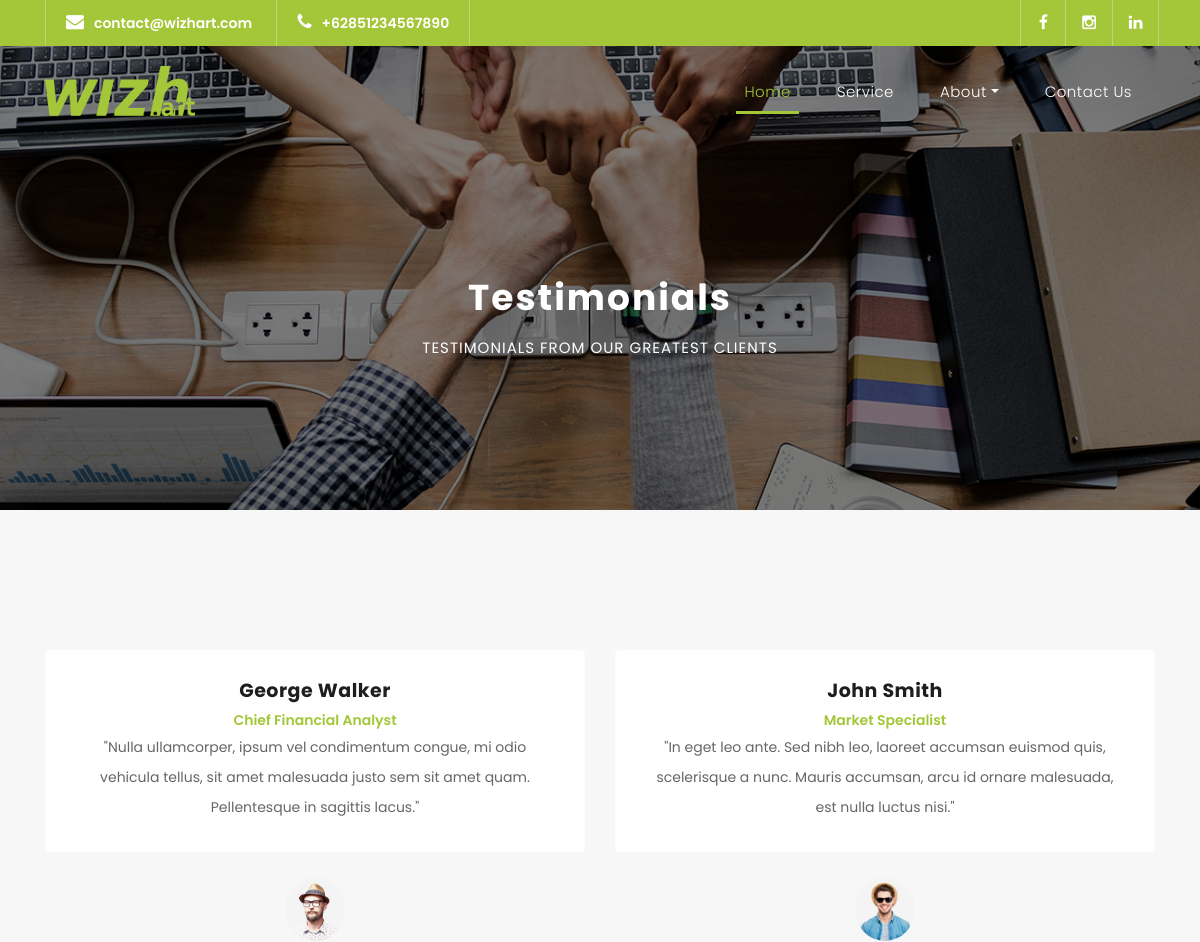
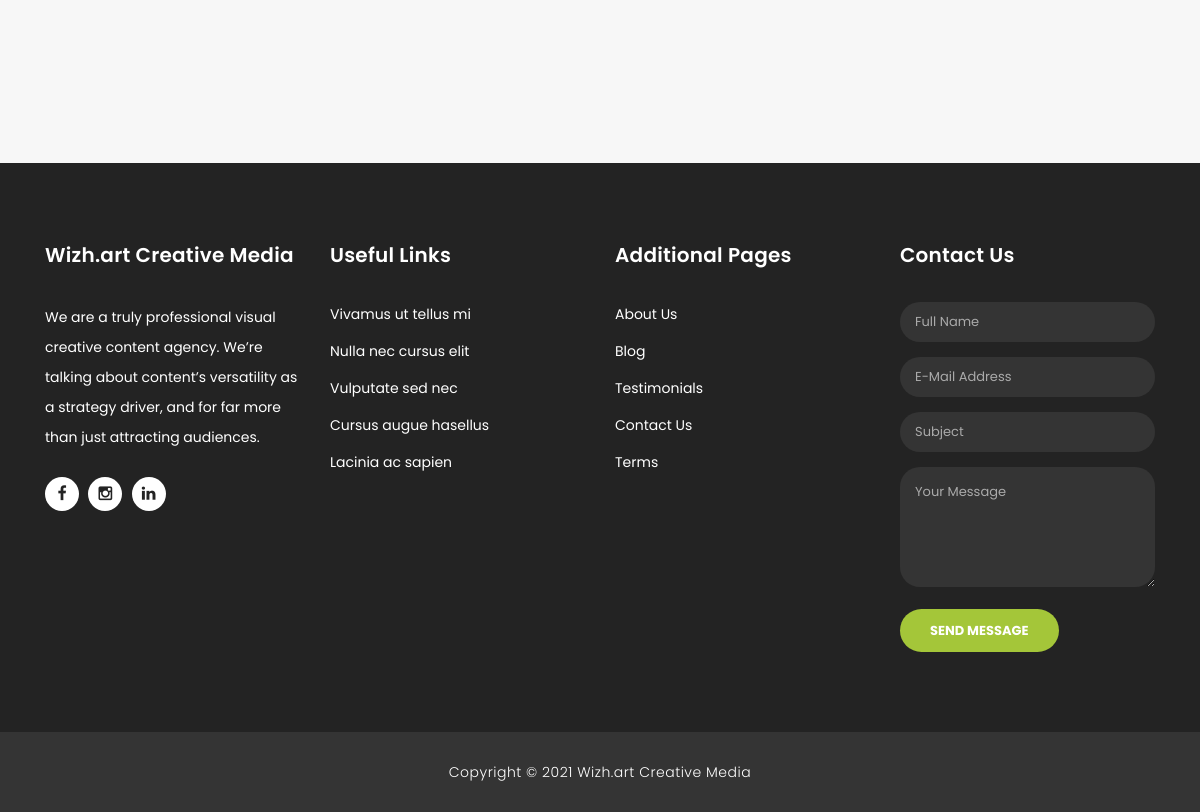
Screenshot of /testimonials.php with the database file from the repository (2 pictures, top to bottom).
### tables this page shows
CREATE TABLE `settings` (
  `id` int(11) NOT NULL,
  `title` varchar(50) NOT NULL,
  `description` text NOT NULL,
  `email` varchar(50) NOT NULL,
  `email_text` varchar(100) NOT NULL,
  `phone` varchar(15) NOT NULL,
  `phone_text` varchar(100) NOT NULL,
  `location` varchar(100) NOT NULL,
  `location_text` varchar(100) NOT NULL,
  `maps` text NOT NULL,
  `facebook` varchar(50) NOT NULL,
  `instagram` varchar(50) NOT NULL,
  `linkedin` varchar(50) NOT NULL
);

CREATE TABLE `testimonials` (
  `id` int(11) NOT NULL,
  `name` varchar(50) NOT NULL,
  `jobs` varchar(100) NOT NULL,
  `message` text NOT NULL,
  `photo` text NOT NULL
);

### includes/config.php (called while the page is built, shortened)
<?php
$dbhost = "localhost";
$dbname = "wizhart";
$dbuser = "root";
$dbpass = "";

### control/includes/mysqlbase.php (called while the page is built, shortened)
<?php
    class MySQLBase {
        protected $connection;
        public function __construct($hostname, $database, $username, $password) {
            $this->connection = new mysqli($hostname, $username, $password, $database);
        }
        public function getAll($tableName) {
            $query = "SELECT * FROM " . $tableName;
            $result = $this->connection->query($query);
            return $result;
        }
        public function getBy($tableName, $keyWhere, $valueWhere) {
            $query = "SELECT * FROM " . $tableName . " WHERE " . $keyWhere . " = " . $valueWhere;
            $result = $this->connection->query($query);
            return $result;
        }
    }

### testimonials.php (the view, shortened to what this page needs)
<!DOCTYPE html>
<html lang="en">
  <head>
    <link href="vendor/bootstrap/css/bootstrap.min.css" rel="stylesheet">
    <link rel="stylesheet" href="assets/css/fontawesome.css">
    <link rel="stylesheet" href="assets/css/style.css">
    <link rel="stylesheet" href="assets/css/owl.css">
  </head>
  <body>
    <?php
      include_once("includes/header.php");
    ?>
    <div class="page-heading header-text">
      <div class="container">
        <div class="row">
          <div class="col-md-12">
            <h1>Testimonials</h1>
            <span>testimonials from our greatest clients</span>
          </div>
        </div>
      </div>
    </div>
    <div class="testimonials" style="margin: 0">
      <div class="container">
        <div class="row">
          <div class="col-md-12">
            <div class="owl-testimonials owl-carousel">
              <?php
                $testimonials = $db->getAll("testimonials");
                foreach ($testimonials as $t) {
              ?>
              <div class="testimonial-item">
                <div class="inner-content">
                  <h4><?= $t['name'] ?></h4>
                  <span><?= $t['jobs'] ?></span>
                  <p>"<?= $t['message'] ?>"</p>
                </div>
                <img src="assets/images/testimonials/<?= $t['photo'] ?>" alt="">
              </div>
              <?php } ?>
            </div>
          </div>
        </div>
      </div>
    </div>
    <?php
      include_once("includes/footer.php");
    ?>
  </body>
</html>

### includes/header.php (shortened to what this page needs)
<?php
    include_once("includes/config.php");
    include_once("control/includes/mysqlbase.php");
    $db = new MySQLBase($dbhost, $dbname, $dbuser, $dbpass);
    $result = $db->getBy("settings", 'id', 1);
    $include = $result->fetch_object();
?>
<div class="sub-header">
    <div class="container">
    <div class="row">
        <div class="col-md-8 col-xs-12">
        <ul class="left-info">
            <li><a target="_BLANK" href="mailto:<?= $include->email ?>"><i class="fa fa-envelope"></i><?= $include->email ?></a></li>
            <li><a target="_BLANK" href="https://wa.me/<?= $include->phone ?>"><i class="fa fa-phone"></i><?= $include->phone ?></a></li>
        </ul>
        </div>
        <div class="col-md-4">
        <ul class="right-icons">
            <li><a href="<?= $include->facebook ?>"><i class="fa fa-facebook"></i></a></li>
            <li><a href="<?= $include->instagram ?>"><i class="fa fa-instagram"></i></a></li>
            <li><a href="<?= $include->linkedin ?>"><i class="fa fa-linkedin"></i></a></li>
        </ul>
        </div>
    </div>
    </div>
</div>
<header class="">
    <nav class="navbar navbar-expand-lg">
    <div class="container">
        <a href="index.php">
            <img src="assets/images/wizh2.png" alt="" style="width:150px">
        </a>
        <div class="collapse navbar-collapse" id="navbarResponsive">
        <ul class="navbar-nav ml-auto">
            <li class="nav-item active">
            <a class="nav-link" href="index.php">Home
            </a>
            </li>
            <li class="nav-item">
            <a class="nav-link" href="jobs.php">Service</a>
            </li>
            <li class="nav-item dropdown">
            <a class="dropdown-toggle nav-link" data-toggle="dropdown" href="#" role="button" aria-haspopup="true" aria-expanded="false">About</a>
            </li>
            <li class="nav-item">
            <a class="nav-link" href="contact.php">Contact Us</a>
            </li>
        </ul>
        </div>
    </div>
    </nav>
</header>

### assets/css/style.css (style rules this page uses)
body { font-family: 'Poppins', sans-serif; overflow-x: hidden; text-rendering: optimizeLegibility; -webkit-font-smoothing: antialiased; -moz-osx-font-smoothing: grayscale; }
p { margin-bottom: 0px; font-size: 14px; color: #666666; line-height: 30px; }
a { text-decoration: none!important; }
ul { padding: 0; margin: 0; list-style: none; }
h1,h2,h3,h4,h5,h6 { margin: 0px; }
.sub-header { background-color: #a4c639; height: 46px; line-height: 46px; }
.sub-header ul li { display: inline-block; }
.sub-header ul.left-info li { border-left: 1px solid rgba(250,250,250,0.3); padding: 0px 20px; }
.sub-header ul.left-info li:last-child { border-right: 1px solid rgba(250,250,250,0.3); }
.sub-header ul.left-info li i { margin-right: 10px; font-size: 18px; }
.sub-header ul.left-info li a { color: #fff; font-size: 14px; font-weight: 600; }
.sub-header ul.right-icons { float: right; }
.sub-header ul.right-icons li { margin-right: -4px; width: 46px; display: inline-block; text-align: center; border-right: 1px solid rgba(250,250,250,0.3); }
.sub-header ul.right-icons li:first-child { border-left: 1px solid rgba(250,250,250,0.3); }
.sub-header ul.right-icons li a { color: #fff; transition: all 0.3s; }
header { position: absolute; z-index: 99999; width: 100%; background-color: transparent!important; height: 80px; -webkit-transition: all 0.3s ease-in-out 0s; -moz-transition: all 0.3s ease-in-out 0s; -o-transition: all 0.3s ease-in-out 0s; transition: all 0.3s ease-in-out 0s; }
header .navbar { padding: 20px 0px; }
#navbarResponsive { z-index: 999; }
.navbar-collapse { text-align: center; }
.navbar .navbar-nav .nav-item { margin: 0px 15px; }
.navbar .navbar-nav a.nav-link { text-transform: capitalize; font-size: 15px; font-weight: 300; letter-spacing: 0.5px; color: #fff; transition: all 0.5s; margin-top: 5px; }
.navbar .navbar-nav .nav-link:hover, .navbar .navbar-nav .active>.nav-link, .navbar .navbar-nav .nav-link.active, .navbar .navbar-nav .nav-link.show, .navbar .navbar-nav .show>.nav-link { color: #a4c639; border-bottom: 3px solid #a4c639; }
*, *:before, *:after { -webkit-box-sizing: border-box; box-sizing: border-box; -webkit-font-smoothing: antialiased; -moz-osx-font-smoothing: grayscale; }
.testimonials { margin-top: 140px; background-color: #f7f7f7; padding: 140px 0px; }
.testimonial-item .inner-content { text-align: center; background-color: #fff; padding: 30px; border-radius: 5px; }
.testimonial-item p { font-size: 14px; font-weight: 400; }
.testimonial-item h4 { font-size: 19px; font-weight: 700; color: #1e1e1e; letter-spacing: 0.5px; margin-bottom: 0px; }
.testimonial-item span { display: inline-block; margin-top: 8px; font-weight: 600; font-size: 14px; color: #a4c639; }
.testimonial-item img { max-width: 60px; border-radius: 50%; margin: 25px auto 0px auto; }
.page-heading { text-align: center; background-image: url(../images/banner-image-1-1920x500.jpg); background-position: center center; background-repeat: no-repeat; background-size: cover; padding: 230px 0px 150px 0px; color: #fff; position: relative; }
.page-heading .container { position: relative; z-index: 2; }
.page-heading:before { content: ''; position: absolute; top: 0; left: 0; right: 0; bottom: 0; background-color: rgba(0,0,0,0.5); z-index: 1; }
.page-heading h1 { text-transform: capitalize; font-size: 36px; font-weight: 700; letter-spacing: 2px; margin-bottom: 18px; }
.page-heading span { font-size: 15px; text-transform: uppercase; letter-spacing: 1px; color: #fff; display: block; }

### rows the page displays
settings: email "contact@wizhart.com", phone "+62851234567890"
testimonials: name "George Walker", jobs "Chief Financial Analyst", message "Nulla ullamcorper, ipsum vel condimentum congue, mi odio vehicula tellus, sit amet malesuada justo sem sit amet quam. Pellentesque in sagittis lacus.", photo (picture)
testimonials: name "John Smith", jobs "Market Specialist", message "In eget leo ante. Sed nibh leo, laoreet accumsan euismod quis, scelerisque a nunc. Mauris accumsan, arcu id ornare malesuada, est nulla luctus nisi.", photo (picture)
